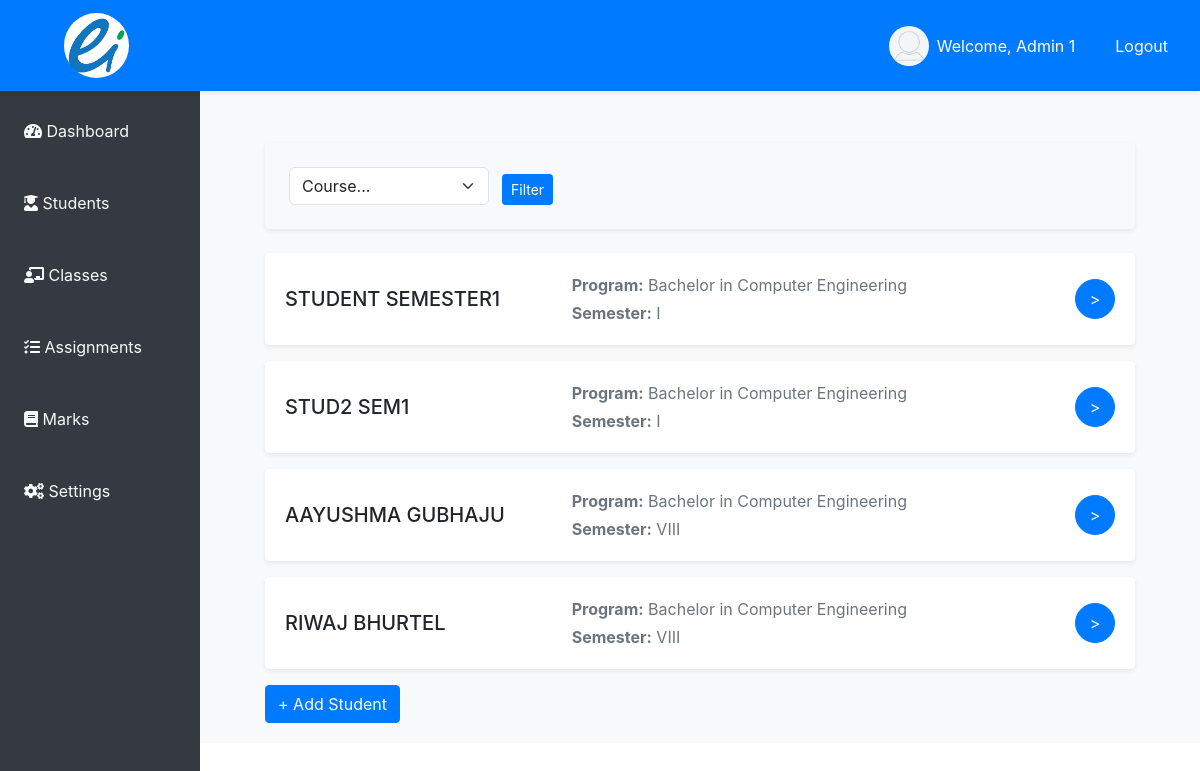
Page /staff/students/1/ (signed in) on the committed database.
### student/models.py (models this page shows, shortened)
class User(AbstractUser):
    user_id = models.CharField(max_length=15, unique=True, editable=False)
    address = models.CharField(max_length=150, null=True, blank=False)
    contact_number = models.CharField(max_length=20, blank=True, null=True)
    date_of_birth = models.DateField(null=True, blank=True)
    gender = models.CharField(max_length=1, choices=[('M', 'Male'), ('F', 'Female'), ('O', 'Other')])
    is_staff = models.BooleanField(default=False)
    is_student = models.BooleanField(default=False)

class Student(models.Model):
    registration_number = models.CharField(max_length=30, unique=True, editable=False)
    first_name = models.CharField(max_length=50)
    middle_name = models.CharField(max_length=50, null=True, blank=True)
    last_name = models.CharField(max_length=100)
    batch_year = models.CharField(max_length=4)
    gender = models.CharField(max_length=1, choices=[('M', 'Male'), ('F', 'Female'), ('O', 'Other')])
    date_of_birth = models.DateField()
    email = models.EmailField(blank=True, null=True)
    program = models.ForeignKey(Program, on_delete=models.CASCADE)
    semester = models.ForeignKey(Semester, on_delete=models.RESTRICT)
    user = models.OneToOneField(User, on_delete=models.RESTRICT, null=True, blank=True)

class Program(models.Model):
    program_id = models.CharField(max_length=12, unique=True)
    program_name = models.CharField(max_length=60)

class Semester(models.Model):
    SEMESTER_CHOICES = [
        ('I', 'I'),
        ('II', 'II'),
        ('III', 'III'),
        ('IV', 'IV'),
        ('V', 'V'),
        ('VI', 'VI'),
        ('VII', 'VII'),
        ('VIII', 'VIII'),
    ]
    semester_id = models.CharField(max_length=4, unique=True)
    semester = models.CharField(max_length=5, choices=SEMESTER_CHOICES)

### student/views.py (the view)
# urls.py: path('staff/students/<pk>/', views.student_lists, name='student_lists'),
@login_required
def student_lists(request, pk):
    teacher = get_object_or_404(User, pk=pk)
    program_courses = ProgramCourse.objects.filter(teacher=teacher)
    if teacher != request.user:
        return HttpResponseForbidden("You are not authorized!")
    program = request.GET.get('program')
    course = request.GET.get('course')
    semester = request.GET.get('semester')
    students = Student.objects.filter(semester__programcourse__in=program_courses).distinct()
    if course:
        students = students.filter(semester__programcourse__course__course_name=course)
    distinct_programs = program_courses.values_list('program__program_name', flat=True).distinct()
    distinct_courses = program_courses.values_list('course__course_name', flat=True).distinct()
    distinct_semesters = program_courses.values_list('semester__semester', flat=True).distinct()
    context = {
        'teacher': teacher,
        'students': students,
        'program_courses': program_courses,
        'programs': distinct_programs,
        'semesters': distinct_semesters,
        'courses': distinct_courses,
    }
    return render(request, 'staff/student_list.html', context)

### templates/staff/student_list.html (shortened to what this page needs)
<!DOCTYPE html>
{% extends 'staff/index.html' %}
{% load static %}
{% block student_list %}
<div class="container-fluid mt-5">
    <div class="container">
        <div class="bg-light p-4 rounded shadow-sm mb-4">
            <form class="row g-3" method="GET">
                <div class="col-md-3">
                    <select class="form-select" style="min-width: 200px;" id="inputGroupSelect03" name="course">
                        <option value="" selected>Course...</option>
                    </select>
                </div>
                <div class="col-2 d-flex align-items-end">
                    <button type="submit" class="btn btn-sm btn-primary">Filter</button>
                </div>
            </form>
        </div>
    </div>
    {% for student in students %}
    <div class="container mt-3">
        <div class="card card-design shadow-sm mb-3 border-0">
            <div class="card-body">
                <div class="row align-items-center">
                    <div class="col-md-4">
                        <h5 class="mb-0 text-uppercase">{{ student.first_name }} {{ student.last_name }}</h5>
                    </div>
                    <div class="col-md-6">
                        <p class="text-secondary mb-1"><strong>Program:</strong> {{ student.program.program_name }}</p>
                        <p class="text-secondary mb-0"><strong>Semester:</strong> {{ student.semester.semester }}</p>
                    </div>
                    <div class="col-md-2 text-md-right d-flex justify-content-end">
                        <a href="{% url 'students:student_detail' pk=student.pk %}" class="btn btn-primary rounded-circle d-flex align-items-center justify-content-center" style="width: 40px; height: 40px;">
                            &gt;
                        </a>
                    </div>
                </div>
            </div>
        </div>
    </div>
    {% endfor %}
</div>
<div class="container-fluid">
    <div class="flex col-md-12">
        <button class="btn btn-xs btn-primary">&plus; Add Student</button>
    </div>
</div>
{% endblock %}

### templates/staff/index.html (shortened to what this page needs)
<!DOCTYPE html>
{% load static %}
<html lang="en">
<head>
    <link href="https://cdn.jsdelivr.net/npm/bootstrap@5.3.0/dist/css/bootstrap.min.css" rel="stylesheet">
    <link href="https://stackpath.bootstrapcdn.com/bootstrap/4.5.2/css/bootstrap.min.css" rel="stylesheet">
    <link rel="stylesheet" href="https://cdnjs.cloudflare.com/ajax/libs/font-awesome/5.15.4/css/all.min.css">
</head>
<body>
    <nav class="navbar navbar-expand-lg navbar-light bg-primary top-navbar shadow-sm">
        <a class="navbar-brand d-flex mx-5 align-items-center" href="{% url 'students:staff_dashboard' pk=user.pk %}">
            <img class="img rounded-circle" src="{% static 'images/logo/eduikshya-logo.png' %}" alt="Edu-Ikshya Logo"
                width="65" height="65" class="d-inline-block align-top">
        </a>
        <div class="collapse navbar-collapse justify-content-end" id="navbarNav">
            {% if user.is_authenticated %}
            <ul class="navbar-nav ms-auto d-none d-lg-flex">
                <li class="nav-item d-flex align-items-center">
                    <div class="profile-pic d-flex mx-4 align-items-center">
                        <img style="width: 40px;" class="img rounded-circle mx-2"
                            src="{% static 'images/profile/images.png' %}">
                        <p class="text-xs text-white mb-0">Welcome, {{ user.first_name }}</p>
                    </div>
                </li>
                <li class="nav-item">
                    <a class="nav-link text-white mx-2 p-2" href="{% url 'students:logout' %}">Logout</a>
                </li>
            </ul>
            {% endif %}
        </div>
    </nav>
    <div class="side-navbar d-none d-lg-flex">
        <nav class="nav flex-column w-100">
            <a class="nav-link text-light p-4" href="{% url 'students:staff_dashboard' pk=user.pk %}">
                <i class="fas fa-tachometer-alt"></i> <span>Dashboard</span>
            </a>
            <a class="nav-link text-light p-4" href="{% url 'students:student_lists' pk=user.pk %}">
                <i class="fas fa-user-graduate"></i> <span>Students</span>
            </a>
            <a class="nav-link text-light p-4" href="{% url 'students:classes_view' pk=user.pk %}">
                <i class="fas fa-chalkboard-teacher"></i> <span>Classes</span>
            </a>
            <a class="nav-link text-light p-4" href="{% url 'students:assignments' pk=user.pk %}">
                <i class="fas fa-tasks"></i> <span>Assignments</span>
            </a>
            <a class="nav-link text-light p-4" href="#">
                <i class="fas fa-book"></i> <span>Marks</span>
            </a>
            <div class="mt-auto">
                <a class="nav-link text-light p-4" href="#">
                    <i class="fas fa-cogs"></i> <span>Settings</span>
                </a>
            </div>
        </nav>
    </div>
    <div class="content bg-light">
        <div class="container">
            {% block student_list %}
            {% endblock %}
        </div>
    </div>
</body>
</html>

### templates/staff/index.html (style rules this page uses)
body { display: flex; }
.top-navbar { position: fixed; top: 0; width: 100%; z-index: 1030; }
.side-navbar { position: fixed; top: 75px; bottom: 0; width: 200px; padding-top: 20px; background-color: #343a40; display: flex; flex-direction: column; }
.content { margin-top: 75px; margin-left: 200px; padding: 20px; width: calc(100% - 200px); }

### rows in the picture
User: first_name "Admin 1"
Student: first_name "STUDENT", last_name "SEMESTER1", program.program_name "Bachelor in Computer Engineering", semester.semester "I"
Student: first_name "STUD2", last_name "SEM1", program.program_name "Bachelor in Computer Engineering", semester.semester "I"
Student: first_name "AAYUSHMA", last_name "GUBHAJU", program.program_name "Bachelor in Computer Engineering", semester.semester "VIII"
Student: first_name "RIWAJ", last_name "BHURTEL", program.program_name "Bachelor in Computer Engineering", semester.semester "VIII"
